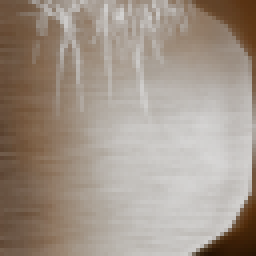
#> input picture assets/terrain-hd/expanded/original/1013.png, 64 x 64 px, given in place of 1995.png, which was not available (shown 4 times larger)
$ python preview_ui_sixth.py
#> lines starting #> are read from the running program, lines starting #| are printed output that depends on the picture; pictures that were not available may be replaced by others from this repository, and a replacement may not be noted
### assets/terrain-hd/match_brightness.py
"""Match approved HD texture brightness to historical originals, offline.

Only RGB values change. Pixel positions, dimensions and alpha remain exact.
Repeated runs always start from the approved uncalibrated PNGs.
"""
from pathlib import Path
from collections import deque
import argparse
import json
from PIL import Image, ImageChops, ImageStat

ROOT = Path(__file__).resolve().parent
WEIGHTS = (.2126, .7152, .0722)
INPUTS = {
    1971: ('grass-atlas.png', 'grass-original.png', 4, 1),
    1970: ('soil-atlas.png', 'soil-original.png', 4, 1),
    3242: ('grass-spot-hd.png', 'grass-spot-original.png', 1, 1),
    6286: ('grass1-spot-hd.png', 'grass1-spot-original.png', 1, 1),
    1906: ('grass-sprites-hd.png', 'grass-sprites-original.png', 4, 4),
}


def stored_luma(im, premultiply=False):
    r, g, b, a = im.convert('RGBA').split()
    if premultiply:
        r, g, b = [ImageChops.multiply(channel, a) for channel in (r, g, b)]
    mean = ImageStat.Stat(Image.merge('RGB', (r, g, b))).mean
    return sum(weight * value for weight, value in zip(WEIGHTS, mean))


def apply_gain(im, gain):
    table = [min(255, max(0, round(value * gain))) for value in range(256)]
    r, g, b, a = im.split()
    return Image.merge('RGBA', (r.point(table), g.point(table), b.point(table), a))


# [16 lines left out: function apply_gain_with_ordered_rounding, not called in this run]


def pad_rgb_under_source_mask(im, source_alpha):
    """Extend RGB into transparent texels before restoring the native mask.

    This is texture edge padding, independently within each atlas cell.
    It does not move visible pixels or alter the generated PNG alpha.
    Without padding, an AI-cutout's empty RGB can punch black holes in
    thin source stems when the exact historical silhouette is restored.
    """
    width, height = im.size
    pixels = bytearray(im.tobytes())
    alpha = pixels[3::4]
    wanted = source_alpha.tobytes()
    # The image service can leave saturated RGB at almost-zero alpha.
    # Ordinary cutout materials store straight RGB, so those hidden colours
    # would leak into their BOX mipmaps after restoring the historical mask.
    # Clear only generator-empty texels that are also exactly source-empty.
    # An all-zero source alpha can belong to an alpha-ignoring RGB material.
    cleared = 0
    if any(wanted):
        for i, (a, ref) in enumerate(zip(alpha, wanted)):
            if a < 16 and ref == 0 and any(pixels[i * 4:i * 4 + 3]):
                pixels[i * 4:i * 4 + 3] = b'\x00\x00\x00'
                cleared += 1
    missing = [i for i, (a, ref) in enumerate(zip(alpha, wanted)) if a < 16 and ref]
    if not missing:
        result = Image.frombytes('RGBA', im.size, bytes(pixels)) if cleared else im
        return result, 0, cleared
    owner = [-1] * len(alpha)
    frontier = deque()
    for i, a in enumerate(alpha):
        if a >= 32:
            owner[i] = i
            frontier.append(i)
    if not frontier:
        raise ValueError('Generated atlas cell contains no usable foreground')
    while frontier:
        i = frontier.popleft()
        x = i % width
        neighbours = []
        if x: neighbours.append(i - 1)
        if x + 1 < width: neighbours.append(i + 1)
        if i >= width: neighbours.append(i - width)
        if i + width < len(alpha): neighbours.append(i + width)
        for j in neighbours:
            if owner[j] < 0:
                owner[j] = owner[i]
                frontier.append(j)
    for i in missing:
        start = owner[i] * 4
        pixels[i * 4:i * 4 + 3] = pixels[start:start + 3]
    result = Image.frombytes('RGBA', im.size, bytes(pixels))
    assert result.getchannel('A').tobytes() == im.getchannel('A').tobytes()
    return result, len(missing), cleared


def match_cell(im, target_luma, premultiply, alpha=None):
    # Find the gain after 8-bit quantization and native premultiplication,
    # rather than assuming floating-point RGB multiplication stays exact.
    low, high = 0., 8.
    # Very dark, thin plant sprites can need a larger gain once their
    # original premultiplied alpha is restored for native rendering.
    while high < 256:
        probe = apply_gain(im, high)
        if alpha is not None:
            probe.putalpha(alpha)
        if stored_luma(probe, premultiply) >= target_luma:
            break
        high *= 2
    best = None
    for _ in range(22):
        gain = (low + high) / 2
        corrected = apply_gain(im, gain)
        measurement = corrected.copy()
        if alpha is not None:
            measurement.putalpha(alpha)
        actual = stored_luma(measurement, premultiply)
        error = abs(actual - target_luma)
        if best is None or error < best[0]:
            best = error, gain, corrected, actual
        if actual < target_luma:
            low = gain
        else:
            high = gain
    rounding = 'Nearest 8-bit RGB lookup'
    if best[0] > .05:
        low, high = 0., max(8., high)
        for _ in range(22):
            gain = (low + high) / 2
            corrected = apply_gain_with_ordered_rounding(im, gain)
            measurement = corrected.copy()
            if alpha is not None:
                measurement.putalpha(alpha)
            actual = stored_luma(measurement, premultiply)
            error = abs(actual-target_luma)
            if error < best[0]:
                best = error, gain, corrected, actual
                rounding = '8x8 ordered sub-level RGB rounding'
            if actual < target_luma:
                low = gain
            else:
                high = gain
    return best[2], best[1], best[3], rounding


# [125 lines left out: functions source_straight_rgb, restore_source_regions, main, not called in this run]


# [5 lines that do not run on import are left out]

### assets/terrain-hd/expanded/preview_ui_sixth.py
import json,sys
from pathlib import Path
import numpy as np
from PIL import Image,ImageChops
BASE=Path(__file__).resolve().parent
ROOT=BASE.parents[2]
sys.path.insert(0,str(BASE.parent))
from match_brightness import match_cell,stored_luma,pad_rgb_under_source_mask
OUT=BASE/'private-ui-sixth/native4x'
OUT.mkdir(parents=True,exist_ok=True)
IDS=[1995,1996]
metrics=[]
for id_ in IDS:
    original=Image.open(BASE/f'original/{id_}.png').convert('RGBA')
#> original is the input picture: PIL image 64x64 RGBA; mean R, G, B, A 65.9, 44.8, 24.6, 129.1
    raw=Image.open(BASE/f'generated/{id_}-raw.png').convert('RGBA')
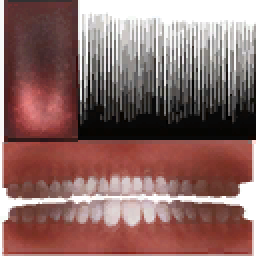
#> input picture assets/terrain-hd/expanded/original/1128.png, 128 x 128 px, given in place of 1995-raw.png, which was not available (shown 2 times larger)
#> raw is the input picture: PIL image 128x128 RGBA; mean R, G, B, A 140.2, 105.8, 102.4, 255
    size=(original.width*4,original.height*4)
#> size = (256, 256)
    imported=raw.resize(size,Image.Resampling.LANCZOS)
    rgb=imported.convert('RGB')
    alpha=original.getchannel('A').resize(size,Image.Resampling.LANCZOS)
    rgba=rgb.convert('RGBA');rgba.putalpha(alpha)
#> after `rgba.putalpha(alpha)`:
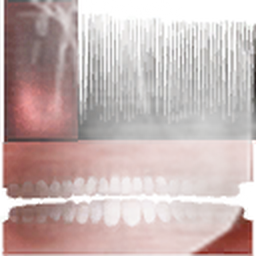
#> rgba: PIL image 256x256 RGBA; mean R, G, B, A 140.1, 105.6, 102.2, 129.1; transparent parts drawn white
    rgba.save(OUT/f'{id_}-native-alpha-normalized.png')
    rgb.save(OUT/f'{id_}-rgb-normalized.png')
    # The root packer premultiplies Transparent textures only; source RGB is
    # already premultiplied. Preview the stored RGB using the same pure scalar
    # calibration function, without invoking metadata/pack writes.
    padded,padded_count,cleared_count=pad_rgb_under_source_mask(imported,alpha)
#> the loop in pad_rgb_under_source_mask, `for i, (a, ref) in enumerate(zip(alpha, wanted)):` made 65536 passes
#> ref on passes 1 to 3: 209, 209, 209
#> after the loop in pad_rgb_under_source_mask, `for i, (a, ref) in enumerate(zip(alpha, wanted)):`: cleared = 0
#> in pad_rgb_under_source_mask, `missing = [i for i, (a, ref) in enumerate(zip(alpha, wanted)) if a < 1..`: missing = []
#> padded_count = 0; cleared_count = 0
    corrected,gain_native,actual,rounding=match_cell(padded,stored_luma(original),True,alpha)
#> in stored_luma, `mean = ImageStat.Stat(Image.merge('RGB', (r, g, b))).mean`: mean = [65.86, 44.75, 24.56]
#> in match_cell, `low, high = 0., 8.`: low = 0; high = 8
#> the loop in match_cell, `while high < 256:` made 1 pass
#> mean in stored_luma on pass 1: [124.7, 123.9, 123.5]
#> pass 1, in apply_gain, `r, g, b, a = im.split()`:
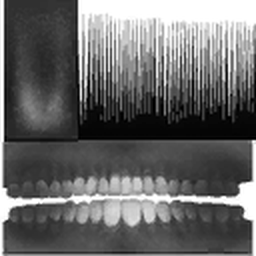
#> g: PIL image 256x256 L; min 0, max 255, mean 105.6
#> after the loop in match_cell, `while high < 256:`:
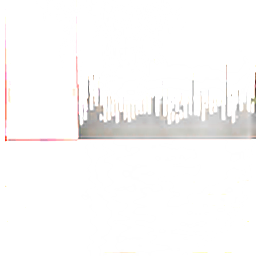
#> probe: PIL image 256x256 RGBA; mean R, G, B, A 240.9, 239.2, 238.1, 129.1; transparent parts drawn white
#> the loop in match_cell, `for _ in range(22):` made 22 passes
#> (gain, mean in stored_luma, actual, error, low) on passes 4, 5, 8, 9, 10, 11, 13, 14, 17, 18, 20, 22: (0.5, [36.52, 27.43, 26.63], 29.3, 18.48, 0.5), (0.75, [54.99, 41.36, 40.17], 44.17, 3.61, 0.75), (0.781, [57.29, 43.11, 41.86], 46.03, 1.75, 0.781), (0.797, [58.45, 43.97, 42.69], 46.96, 0.824, 0.797), (0.805, [59.03, 44.41, 43.11], 47.43, 0.354, 0.805), (0.809, [59.32, 44.63, 43.33], 47.66, 0.125, 0.809), (0.81, [59.37, 44.67, 43.37], 47.7, 0.0802, 0.81), (0.81, [59.45, 44.75, 43.45], 47.78, 0.00295, 0.81), (0.81, [59.45, 44.75, 43.45], 47.78, 0.000524, 0.81), (0.81, [59.45, 44.75, 43.45], 47.78, 0.000524, 0.81), (0.81, [59.45, 44.75, 43.45], 47.78, 0.000524, 0.81), (0.81, [59.45, 44.75, 43.45], 47.78, 0.000524, 0.81)
#> (gain, mean in stored_luma, actual, error, high) on passes 1, 2, 3, 6, 7, 12: (4, [122.4, 115, 111.9], 116.4, 68.58, 4), (2, [111.5, 84.55, 81.59], 90.08, 42.29, 2), (1, [73.52, 55.36, 53.76], 59.11, 11.32, 1), (0.875, [64.23, 48.34, 46.95], 51.62, 3.84, 0.875), (0.812, [59.61, 44.85, 43.54], 47.89, 0.11, 0.812), (0.811, [59.48, 44.76, 43.46], 47.8, 0.0156, 0.811)
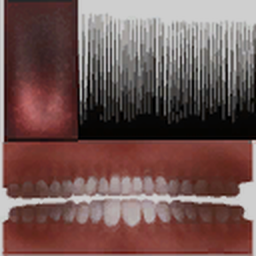
#> corrected: PIL image 256x256 RGBA; mean R, G, B, A 113.5, 85.6, 82.9, 255
#> gain_native = 0.81; actual = 47.78; rounding = 'Nearest 8-bit RGB lookup'
    corrected.putalpha(alpha)
    corrected.save(OUT/f'{id_}-calibrated-native-alpha-private.png')
    rr,gg,bb,aa=corrected.split()
    if True:rr,gg,bb=[ImageChops.multiply(c,aa) for c in (rr,gg,bb)]
    Image.merge('RGB',(rr,gg,bb)).save(OUT/f'{id_}-stored-rgb-private.png')
    src=original.convert('RGB').resize(size,Image.Resampling.LANCZOS)
    src.save(OUT/f'{id_}-source-rgb-native4x-private.png')
    original.resize(size,Image.Resampling.LANCZOS).save(OUT/f'{id_}-source-rgba-native4x-private.png')
    s=np.asarray(src,dtype=float);g=np.asarray(rgb,dtype=float)
#> after `s = np.asarray(src, dtype=float)`:
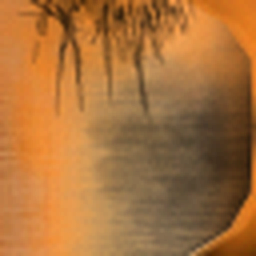
#> s: shape (256, 256, 3) float64; mean R, G, B 65.9, 44.8, 24.6; drawn with min black and max white
    weight=np.asarray(alpha,dtype=float)/255
    if not weight.any():weight=np.ones(size[::-1])
    sw=(s.mean(2)*weight).sum();gw=(g.mean(2)*weight).sum()
#> after `sw = (s.mean(2) * weight).sum()`: sw = 1590798
#> after `gw = (g.mean(2) * weight).sum()`: gw = 4018794
    gain=float(sw/max(gw,1))
#> gain = 0.396
    adjusted=np.clip(g*gain,0,255).round().astype('uint8')
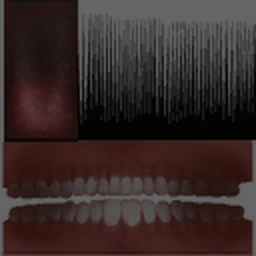
#> adjusted: shape (256, 256, 3); mean R, G, B 55.5, 41.8, 40.5
#> (the run stopped early here; a loop or call above may not have finished)
